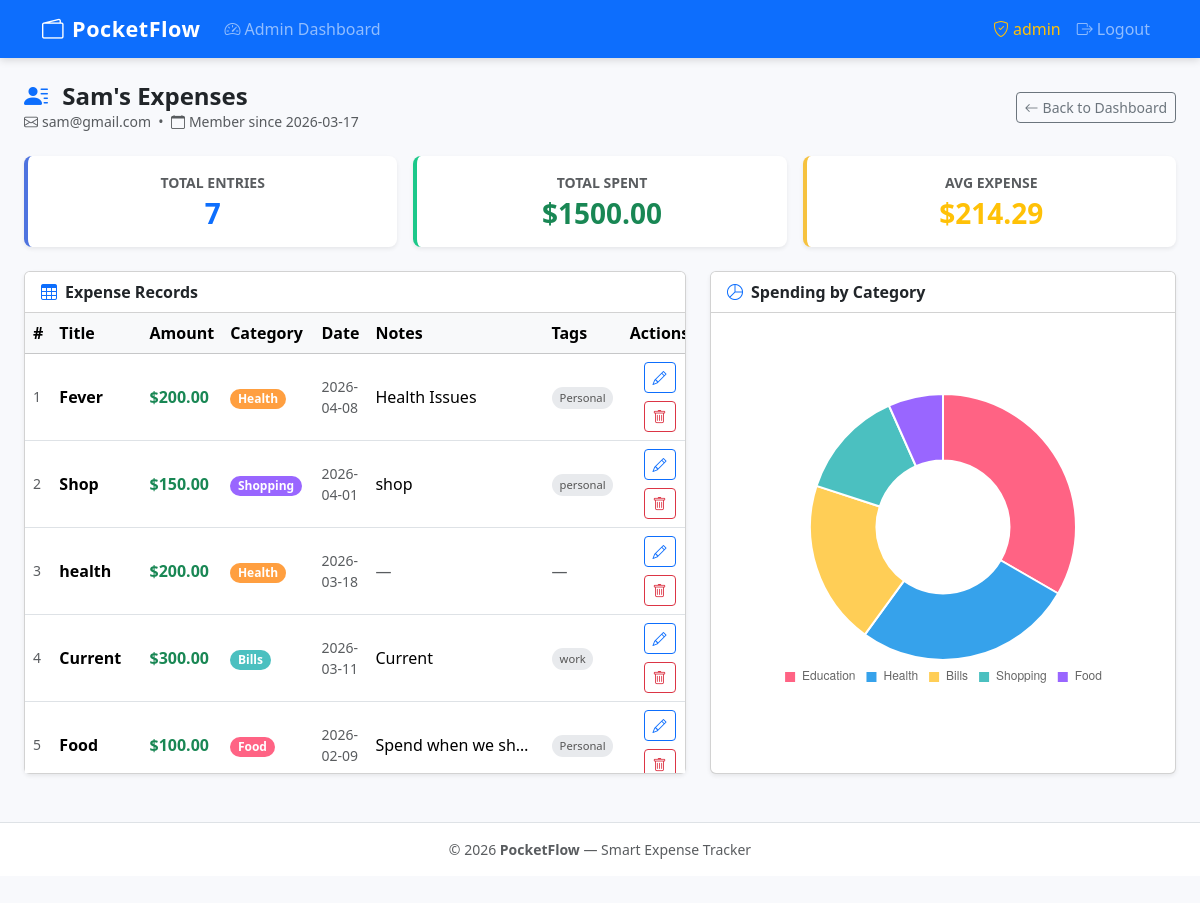
The app's page /admin/user/4 (signed in) with its own data.
### tables this page shows
CREATE TABLE users (
            id            INTEGER PRIMARY KEY AUTOINCREMENT,
            username      TEXT    NOT NULL UNIQUE,
            email         TEXT    NOT NULL UNIQUE,
            password_hash TEXT    NOT NULL,
            is_admin      INTEGER NOT NULL DEFAULT 0,
            created_at    TEXT    NOT NULL DEFAULT (datetime('now'))
        , avatar TEXT NOT NULL DEFAULT '', remember_token TEXT NOT NULL DEFAULT '', remember_token_expiry INTEGER NOT NULL DEFAULT 0, monthly_budget REAL NOT NULL DEFAULT 0);

CREATE TABLE expenses (
            id         INTEGER PRIMARY KEY AUTOINCREMENT,
            user_id    INTEGER NOT NULL,
            title      TEXT    NOT NULL,
            amount     REAL    NOT NULL,
            date       TEXT    NOT NULL,
            category   TEXT    NOT NULL,
            notes      TEXT    NOT NULL DEFAULT '',
            tags       TEXT    NOT NULL DEFAULT '',
            created_at TEXT    NOT NULL DEFAULT (datetime('now')),
            updated_at TEXT    NOT NULL DEFAULT (datetime('now')),
            FOREIGN KEY (user_id) REFERENCES users(id) ON DELETE CASCADE
        );

### app.py (the view)
@app.route('/admin/user/<int:user_id>')
@admin_required
def admin_user_expenses(user_id):
    conn = get_db()
    user = conn.execute(
        'SELECT * FROM users WHERE id = ? AND is_admin = 0', [user_id]
    ).fetchone()
    if not user:
        conn.close()
        flash('User not found.', 'danger')
        return redirect(url_for('admin_dashboard'))
    expenses = conn.execute(
        'SELECT * FROM expenses WHERE user_id = ? ORDER BY date DESC, created_at DESC', [user_id]
    ).fetchall()
    total = conn.execute(
        'SELECT COALESCE(SUM(amount), 0) FROM expenses WHERE user_id = ?', [user_id]
    ).fetchone()[0]
    cat_rows = conn.execute(
        'SELECT category, SUM(amount) AS total FROM expenses WHERE user_id = ? '
        'GROUP BY category ORDER BY total DESC', [user_id]
    ).fetchall()
    conn.close()
    return render_template('admin/user_expenses.html',
        user=user,
        expenses=expenses,
        total=total,
        categories=CATEGORIES,
        cat_labels=[r['category'] for r in cat_rows],
        cat_values=[r['total'] for r in cat_rows],
    )

### app.py (called while the page is built, shortened)
def get_db():
    conn = sqlite3.connect(DATABASE)
    conn.row_factory = sqlite3.Row
    conn.execute('PRAGMA foreign_keys = ON')
    return conn

def admin_required(f):
    @wraps(f)
    def decorated(*args, **kwargs):
        if 'user_id' not in session:
            flash('Please log in to continue.', 'warning')
            return redirect(url_for('login'))
        if not session.get('is_admin'):
            flash('Admin access required.', 'danger')
            return redirect(url_for('dashboard'))
        return f(*args, **kwargs)
    return decorated

@app.before_request
def load_user_from_remember_token():
    if 'user_id' in session:
        return

### templates/admin/user_expenses.html (shortened to what this page needs)
{% extends 'base.html' %}
{% block content %}
<div class="container-fluid px-4">
  <div class="page-header mt-2">
    <div>
      <h2>
        <i class="bi bi-person-lines-fill me-2 text-primary"></i>
        {{ user.username }}'s Expenses
      </h2>
      <p class="text-muted mb-0 small">
        <i class="bi bi-envelope me-1"></i>{{ user.email }}
        &nbsp;&bull;&nbsp;
        <i class="bi bi-calendar me-1"></i>Member since {{ user.created_at[:10] }}
      </p>
    </div>
    <a href="{{ url_for('admin_dashboard') }}" class="btn btn-outline-secondary btn-sm">
      <i class="bi bi-arrow-left me-1"></i>Back to Dashboard
    </a>
  </div>
  <div class="row g-3 mb-4">
    <div class="col-sm-4">
      <div class="card stat-card primary shadow-sm text-center py-3">
        <p class="text-muted small text-uppercase fw-semibold mb-1">Total Entries</p>
        <h3 class="fw-bold text-primary mb-0">{{ expenses|length }}</h3>
      </div>
    </div>
    <div class="col-sm-4">
      <div class="card stat-card success shadow-sm text-center py-3">
        <p class="text-muted small text-uppercase fw-semibold mb-1">Total Spent</p>
        <h3 class="fw-bold text-success mb-0">${{ "%.2f"|format(total) }}</h3>
      </div>
    </div>
    <div class="col-sm-4">
      <div class="card stat-card warning shadow-sm text-center py-3">
        <p class="text-muted small text-uppercase fw-semibold mb-1">Avg Expense</p>
        <h3 class="fw-bold text-warning mb-0">
          ${{ "%.2f"|format(total / expenses|length) if expenses|length > 0 else "0.00" }}
        </h3>
      </div>
    </div>
  </div>
  <div class="row g-4">
    <div class="col-xl-7">
      <div class="card shadow-sm">
        <div class="card-header bg-white fw-semibold">
          <i class="bi bi-table me-2 text-primary"></i>Expense Records
        </div>
        {% if expenses %}
          <div class="table-responsive table-scroll">
            <table class="table table-hover align-middle mb-0">
              <thead class="table-light sticky-top">
                <tr>
                  <th>#</th>
                  <th>Title</th>
                  <th>Amount</th>
                  <th>Category</th>
                  <th>Date</th>
                  <th>Notes</th>
                  <th>Tags</th>
                  <th class="text-center">Actions</th>
                </tr>
              </thead>
              <tbody>
                {% for exp in expenses %}
                <tr>
                  <td class="text-muted small">{{ loop.index }}</td>
                  <td class="fw-semibold">{{ exp.title }}</td>
                  <td class="fw-bold text-success">${{ "%.2f"|format(exp.amount) }}</td>
                  <td>
                    <span class="badge cat-{{ exp.category }} rounded-pill">{{ exp.category }}</span>
                  </td>
                  <td class="text-muted small">{{ exp.date }}</td>
                  <td>
                    {% if exp.notes %}
                      <span class="text-truncate-note" title="{{ exp.notes }}">{{ exp.notes }}</span>
                    {% else %}
                      <span class="text-muted">—</span>
                    {% endif %}
                  </td>
                  <td>
                    {% if exp.tags %}
                      {% for tag in exp.tags.split(',') %}
                        {% if tag.strip() %}
                          <span class="tag-pill">{{ tag.strip() }}</span>
                        {% endif %}
                      {% endfor %}
                    {% else %}
                      <span class="text-muted">—</span>
                    {% endif %}
                  </td>
                  <td class="text-center">
                    <div class="d-inline-flex flex-column gap-2 align-items-center">
                      <a href="{{ url_for('admin_edit_expense', expense_id=exp.id) }}"
                         class="btn btn-sm btn-outline-primary" title="Edit">
                        <i class="bi bi-pencil"></i>
                      </a>
                      <form method="POST" action="{{ url_for('admin_delete_expense', expense_id=exp.id) }}"
                            class="delete-form d-inline">
                        <button type="submit" class="btn btn-sm btn-outline-danger" title="Delete">
                          <i class="bi bi-trash"></i>
                        </button>
                      </form>
                    </div>
                  </td>
                </tr>
                {% endfor %}
              </tbody>
            </table>
          </div>
        {% else %}
          <div class="card-body text-center text-muted py-5">
            <i class="bi bi-inbox display-4 d-block mb-3 opacity-50"></i>
            This user has no expenses yet!
          </div>
        {% endif %}
      </div>
    </div>
    <div class="col-xl-5">
      <div class="card shadow-sm h-100">
        <div class="card-header bg-white fw-semibold">
          <i class="bi bi-pie-chart me-2 text-primary"></i>Spending by Category
        </div>
        <div class="card-body d-flex align-items-center justify-content-center">
          {% if expenses %}
            <div class="chart-box w-100"><canvas id="pieChart"></canvas></div>
          {% else %}
            <p class="text-muted text-center py-4">No data yet.</p>
          {% endif %}
        </div>
      </div>
    </div>
  </div>
</div>
{% endblock %}
{% block scripts %}
<script>
  initPieChart('pieChart', {{ cat_labels|tojson }}, {{ cat_values|tojson }});
</script>
{% endblock %}

### static/css/style.css (style rules this page uses)
:root { --pf-primary: #4e73df; --pf-success: #1cc88a; --pf-warning: #f6c23e; --pf-danger: #e74a3b; --pf-info: #36b9cc; --pf-secondary: #858796; --pf-bg: #f8f9fc; }
body { background-color: var(--pf-bg); font-family: 'Segoe UI', system-ui, -apple-system, sans-serif; min-height: 100vh; display: flex; flex-direction: column; }
.stat-card { border: none; border-left: 4px solid; border-radius: .5rem; transition: transform .15s, box-shadow .15s; }
.stat-card.primary { border-left-color: var(--pf-primary); }
.stat-card.success { border-left-color: var(--pf-success); }
.stat-card.warning { border-left-color: var(--pf-warning); }
.cat-Food { background-color: #FF6384 !important; }
.cat-Bills { background-color: #4BC0C0 !important; }
.cat-Shopping { background-color: #9966FF !important; }
.cat-Health { background-color: #FF9F40 !important; }
.table-scroll { max-height: 460px; overflow-y: auto; }
.chart-box { position: relative; height: 300px; }
.page-header { display: flex; align-items: center; justify-content: space-between; margin-bottom: 1.5rem; flex-wrap: wrap; gap: .5rem; }
.page-header h2 { margin: 0; font-weight: 700; font-size: 1.5rem; }
.tag-pill { display: inline-block; font-size: .7rem; padding: .15rem .45rem; background: #e8eaed; border-radius: 999px; color: #555; margin: 1px; }
.text-truncate-note { max-width: 160px; display: inline-block; overflow: hidden; white-space: nowrap; text-overflow: ellipsis; vertical-align: bottom; }

### records on screen
users: username "Sam", email "sam@gmail.com", created_at "2026-03-17"
expenses: title "Fever", amount "200.00", category "Health", date "2026-04-08", notes "Health Issues", strip "Personal"
expenses: title "Shop", amount "150.00", category "Shopping", date "2026-04-01", notes "shop", strip "personal"
expenses: title "health", amount "200.00", category "Health", date "2026-03-18"
expenses: title "Current", amount "300.00", category "Bills", date "2026-03-11", notes "Current", strip "work"
expenses: title "Food", amount "100.00", category "Food", date "2026-02-09", notes "Spend when we sh…", strip "Personal"

### other values on screen
{{ session.username }} "admin"
{{ expenses|length }} "7"
{{ "%.2f"|format(total) }} "1500.00"
chart data {{ cat_labels|tojson }} ["Education", "Health", "Bills", "Shopping", "Food"]
chart data {{ cat_values|tojson }} [500.0, 400.0, 300.0, 200.0, 100.0]
